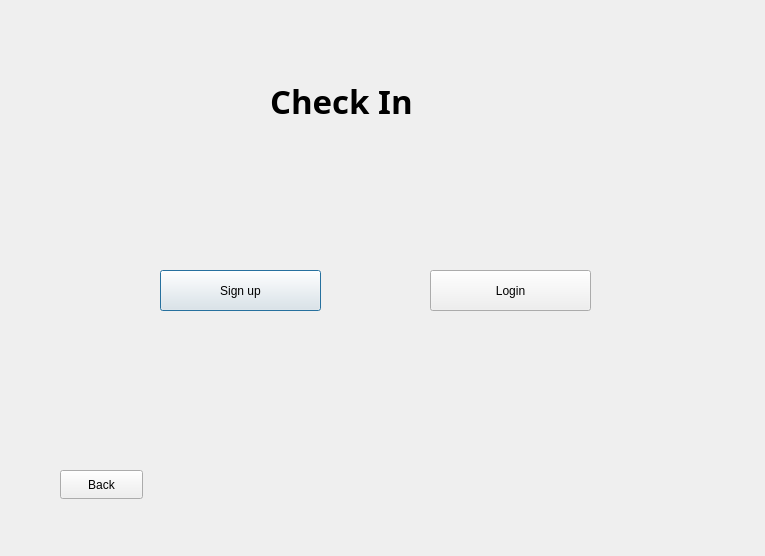
<?xml version="1.0" encoding="UTF-8"?>
<ui version="4.0">
 <class>Register_Login_Page</class>
 <widget class="QDialog" name="Register_Login_Page">
  <property name="geometry">
   <rect>
    <x>0</x>
    <y>0</y>
    <width>765</width>
    <height>556</height>
   </rect>
  </property>
  <property name="windowTitle">
   <string>Dialog</string>
  </property>
  <widget class="QPushButton" name="pushButton">
   <property name="geometry">
    <rect>
     <x>160</x>
     <y>270</y>
     <width>161</width>
     <height>41</height>
    </rect>
   </property>
   <property name="text">
    <string>Sign up</string>
   </property>
  </widget>
  <widget class="QPushButton" name="pushButton_2">
   <property name="geometry">
    <rect>
     <x>430</x>
     <y>270</y>
     <width>161</width>
     <height>41</height>
    </rect>
   </property>
   <property name="text">
    <string>Login</string>
   </property>
  </widget>
  <widget class="QLabel" name="label_2">
   <property name="geometry">
    <rect>
     <x>270</x>
     <y>30</y>
     <width>261</width>
     <height>141</height>
    </rect>
   </property>
   <property name="font">
    <font>
     <family>Rockwell Extra Bold</family>
     <pointsize>25</pointsize>
     <bold>true</bold>
    </font>
   </property>
   <property name="text">
    <string>Check In</string>
   </property>
  </widget>
  <widget class="QPushButton" name="pushButton_3">
   <property name="geometry">
    <rect>
     <x>60</x>
     <y>470</y>
     <width>83</width>
     <height>29</height>
    </rect>
   </property>
   <property name="text">
    <string>Back</string>
   </property>
  </widget>
 </widget>
 <resources/>
 <connections/>
</ui>
